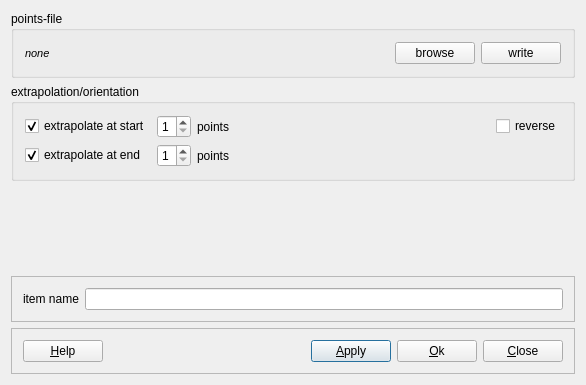
<?xml version="1.0" encoding="UTF-8"?>
<ui version="4.0">
 <class>AsciiPointsFileConfig</class>
 <widget class="QDialog" name="AsciiPointsFileConfig">
  <property name="geometry">
   <rect>
    <x>0</x>
    <y>0</y>
    <width>586</width>
    <height>385</height>
   </rect>
  </property>
  <property name="windowTitle">
   <string>ascii points file configuration</string>
  </property>
  <layout class="QVBoxLayout">
   <item>
    <widget class="Q3GroupBox" name="groupBox1">
     <property name="title">
      <string>points-file</string>
     </property>
     <layout class="QHBoxLayout">
      <item>
       <widget class="QLabel" name="file_label">
        <property name="sizePolicy">
         <sizepolicy hsizetype="MinimumExpanding" vsizetype="Preferred">
          <horstretch>0</horstretch>
          <verstretch>0</verstretch>
         </sizepolicy>
        </property>
        <property name="font">
         <font>
          <pointsize>8</pointsize>
          <italic>true</italic>
         </font>
        </property>
        <property name="text">
         <string>none</string>
        </property>
        <property name="wordWrap">
         <bool>false</bool>
        </property>
       </widget>
      </item>
      <item>
       <widget class="QPushButton" name="browse_pb">
        <property name="text">
         <string>browse</string>
        </property>
       </widget>
      </item>
      <item>
       <widget class="QPushButton" name="write_pb">
        <property name="text">
         <string>write</string>
        </property>
       </widget>
      </item>
     </layout>
    </widget>
   </item>
   <item>
    <widget class="Q3GroupBox" name="groupBox2">
     <property name="title">
      <string>extrapolation/orientation</string>
     </property>
     <layout class="QGridLayout">
      <item row="0" column="0">
       <widget class="QCheckBox" name="start_cb">
        <property name="text">
         <string>extrapolate at start</string>
        </property>
        <property name="checked">
         <bool>true</bool>
        </property>
       </widget>
      </item>
      <item row="1" column="0">
       <widget class="QCheckBox" name="end_cb">
        <property name="text">
         <string>extrapolate at end</string>
        </property>
        <property name="checked">
         <bool>true</bool>
        </property>
       </widget>
      </item>
      <item row="1" column="1">
       <widget class="QSpinBox" name="end_spin">
        <property name="minimum">
         <number>1</number>
        </property>
        <property name="maximum">
         <number>5</number>
        </property>
       </widget>
      </item>
      <item row="0" column="1">
       <widget class="QSpinBox" name="start_spin">
        <property name="minimum">
         <number>1</number>
        </property>
        <property name="maximum">
         <number>5</number>
        </property>
       </widget>
      </item>
      <item row="0" column="3">
       <spacer name="spacer4">
        <property name="orientation">
         <enum>Qt::Horizontal</enum>
        </property>
        <property name="sizeType">
         <enum>QSizePolicy::Expanding</enum>
        </property>
        <property name="sizeHint" stdset="0">
         <size>
          <width>100</width>
          <height>20</height>
         </size>
        </property>
       </spacer>
      </item>
      <item row="0" column="4">
       <widget class="QCheckBox" name="reverse_cb">
        <property name="text">
         <string>reverse</string>
        </property>
       </widget>
      </item>
      <item row="0" column="2">
       <widget class="QLabel" name="textLabel1">
        <property name="text">
         <string>points</string>
        </property>
        <property name="wordWrap">
         <bool>false</bool>
        </property>
       </widget>
      </item>
      <item row="1" column="2">
       <widget class="QLabel" name="textLabel1_2">
        <property name="text">
         <string>points</string>
        </property>
        <property name="wordWrap">
         <bool>false</bool>
        </property>
       </widget>
      </item>
     </layout>
    </widget>
   </item>
   <item>
    <spacer name="spacer6">
     <property name="orientation">
      <enum>Qt::Vertical</enum>
     </property>
     <property name="sizeType">
      <enum>QSizePolicy::Expanding</enum>
     </property>
     <property name="sizeHint" stdset="0">
      <size>
       <width>20</width>
       <height>190</height>
      </size>
     </property>
    </spacer>
   </item>
   <item>
    <widget class="Q3Frame" name="frame18">
     <property name="frameShape">
      <enum>QFrame::StyledPanel</enum>
     </property>
     <property name="frameShadow">
      <enum>QFrame::Raised</enum>
     </property>
     <layout class="QHBoxLayout">
      <item>
       <widget class="QLabel" name="textLabel2_2">
        <property name="text">
         <string>item name</string>
        </property>
        <property name="wordWrap">
         <bool>false</bool>
        </property>
       </widget>
      </item>
      <item>
       <widget class="QLineEdit" name="name_edit"/>
      </item>
     </layout>
    </widget>
   </item>
   <item>
    <widget class="Q3Frame" name="frame14">
     <property name="frameShape">
      <enum>QFrame::StyledPanel</enum>
     </property>
     <property name="frameShadow">
      <enum>QFrame::Raised</enum>
     </property>
     <layout class="QHBoxLayout">
      <item>
       <widget class="QPushButton" name="help_pb">
        <property name="text">
         <string>&amp;Help</string>
        </property>
        <property name="shortcut">
         <string>F1</string>
        </property>
        <property name="autoDefault">
         <bool>true</bool>
        </property>
       </widget>
      </item>
      <item>
       <spacer name="Horizontal Spacing2_2">
        <property name="orientation">
         <enum>Qt::Horizontal</enum>
        </property>
        <property name="sizeType">
         <enum>QSizePolicy::Expanding</enum>
        </property>
        <property name="sizeHint" stdset="0">
         <size>
          <width>287</width>
          <height>20</height>
         </size>
        </property>
       </spacer>
      </item>
      <item>
       <widget class="QPushButton" name="apply_pb">
        <property name="text">
         <string>&amp;Apply</string>
        </property>
        <property name="shortcut">
         <string>Alt+A</string>
        </property>
        <property name="autoDefault">
         <bool>true</bool>
        </property>
        <property name="default">
         <bool>true</bool>
        </property>
       </widget>
      </item>
      <item>
       <widget class="QPushButton" name="ok_pb">
        <property name="text">
         <string>&amp;Ok</string>
        </property>
        <property name="shortcut">
         <string>Alt+O</string>
        </property>
       </widget>
      </item>
      <item>
       <widget class="QPushButton" name="buttonCancel">
        <property name="text">
         <string>&amp;Close</string>
        </property>
        <property name="shortcut">
         <string>Alt+C</string>
        </property>
        <property name="autoDefault">
         <bool>true</bool>
        </property>
       </widget>
      </item>
     </layout>
    </widget>
   </item>
  </layout>
 </widget>
 <layoutdefault spacing="6" margin="11"/>
 <pixmapfunction>qPixmapFromMimeSource</pixmapfunction>
 <customwidgets>
  <customwidget>
   <class>Q3GroupBox</class>
   <extends>QGroupBox</extends>
   <header>Qt3Support/Q3GroupBox</header>
   <container>1</container>
  </customwidget>
  <customwidget>
   <class>Q3Frame</class>
   <extends>QFrame</extends>
   <header>Qt3Support/Q3Frame</header>
   <container>1</container>
  </customwidget>
 </customwidgets>
 <resources/>
 <connections>
  <connection>
   <sender>browse_pb</sender>
   <signal>clicked()</signal>
   <receiver>AsciiPointsFileConfig</receiver>
   <slot>browse()</slot>
   <hints>
    <hint type="sourcelabel">
     <x>20</x>
     <y>20</y>
    </hint>
    <hint type="destinationlabel">
     <x>20</x>
     <y>20</y>
    </hint>
   </hints>
  </connection>
  <connection>
   <sender>ok_pb</sender>
   <signal>clicked()</signal>
   <receiver>AsciiPointsFileConfig</receiver>
   <slot>accept()</slot>
   <hints>
    <hint type="sourcelabel">
     <x>20</x>
     <y>20</y>
    </hint>
    <hint type="destinationlabel">
     <x>20</x>
     <y>20</y>
    </hint>
   </hints>
  </connection>
  <connection>
   <sender>buttonCancel</sender>
   <signal>clicked()</signal>
   <receiver>AsciiPointsFileConfig</receiver>
   <slot>reject()</slot>
   <hints>
    <hint type="sourcelabel">
     <x>20</x>
     <y>20</y>
    </hint>
    <hint type="destinationlabel">
     <x>20</x>
     <y>20</y>
    </hint>
   </hints>
  </connection>
  <connection>
   <sender>start_cb</sender>
   <signal>toggled(bool)</signal>
   <receiver>start_spin</receiver>
   <slot>setEnabled(bool)</slot>
   <hints>
    <hint type="sourcelabel">
     <x>20</x>
     <y>20</y>
    </hint>
    <hint type="destinationlabel">
     <x>20</x>
     <y>20</y>
    </hint>
   </hints>
  </connection>
  <connection>
   <sender>start_cb</sender>
   <signal>toggled(bool)</signal>
   <receiver>textLabel1</receiver>
   <slot>setEnabled(bool)</slot>
   <hints>
    <hint type="sourcelabel">
     <x>20</x>
     <y>20</y>
    </hint>
    <hint type="destinationlabel">
     <x>20</x>
     <y>20</y>
    </hint>
   </hints>
  </connection>
 </connections>
</ui>
